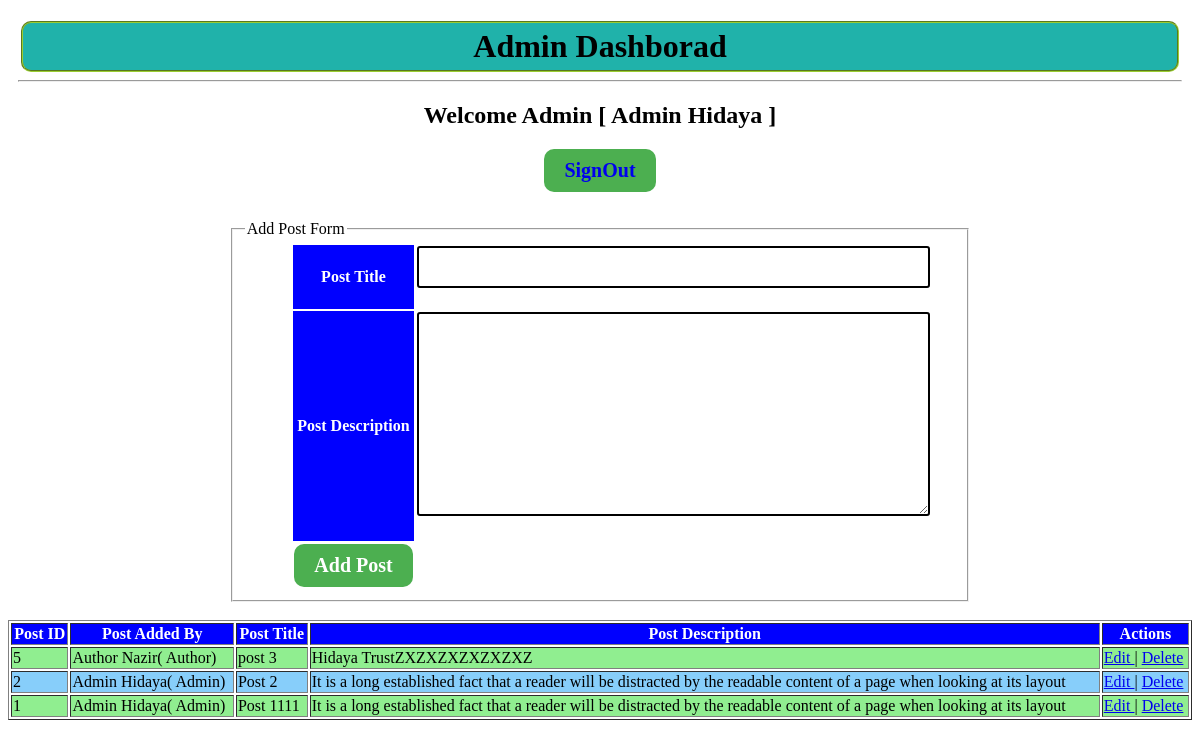
/admin/index.php (signed in), run on the app's committed database.
### tables this page shows
CREATE TABLE `posts` (
  `post_id` int(11) NOT NULL AUTO_INCREMENT,
  `added_by_user_role_id` int(11) DEFAULT NULL,
  `post_title` text DEFAULT NULL,
  `post_description` longtext DEFAULT NULL,
  `is_active` enum('Active','Inactive') DEFAULT 'Active',
  PRIMARY KEY (`post_id`),
  KEY `author_user_role_id` (`added_by_user_role_id`),
  CONSTRAINT `posts_ibfk_1` FOREIGN KEY (`added_by_user_role_id`) REFERENCES `user_role` (`user_role_id`) ON DELETE CASCADE ON UPDATE CASCADE
);

CREATE TABLE `users` (
  `user_id` int(11) NOT NULL AUTO_INCREMENT,
  `full_name` varchar(100) DEFAULT NULL,
  `gender` enum('Female','Male') DEFAULT 'Male',
  `user_email` varchar(100) DEFAULT NULL,
  `user_password` text DEFAULT NULL,
  `is_active` enum('Active','Inactive') DEFAULT 'Active',
  PRIMARY KEY (`user_id`)
);

CREATE TABLE `roles` (
  `role_id` int(11) NOT NULL AUTO_INCREMENT,
  `role_type` varchar(100) DEFAULT NULL,
  PRIMARY KEY (`role_id`)
);

### admin/index.php (the view, shortened to what this page needs)
<!DOCTYPE html>
<html>
<head>
</head>
<body>
	<?php
	require_once 'manage_posts.php';
	$posts = getAllPosts();
	?>
	<center>
		<div id="header">
			<h1>Admin Dashborad</h1>
			<hr />
			<h2>Welcome Admin [
				<?php
				echo $_SESSION['user']['full_name'];
				?>
				]</h2>
			<button><a style="text-decoration:none" href="../logout_users.php">SignOut</a></button>
		</div>
		<?php
		if (isset($_GET['post_id'])) {
			EditFormPost("post_process.php", "POST", $_GET['post_id']);
		} else {
			AddFormPost("post_process.php", "POST");
		}
		?>
		<table id="post" border="1" width="100%">
			<tr>
				<th>Post ID</th>
				<th>Post Added By</th>
				<th>Post Title</th>
				<th>Post Description</th>
				<th>Actions</th>
			</tr>
			<?php
			if ($posts->num_rows > 0) {
				while ($post = mysqli_fetch_assoc($posts)) {
			?>
					<tr>
						<td>
							<?php echo $post['post_id']; ?>
						</td>
						<td>
							<?php
							echo getUserFullNameByUserRoleId($post['added_by_user_role_id']);
							?>
						</td>
						<td>
							<?php echo $post['post_title']; ?>
						</td>
						<td>
							<?php echo $post['post_description']; ?>
						</td>
						<td>
							<a href="index.php?post_id=<?php echo $post['post_id']; ?>">
								Edit
							</a>
							|
							<a href="javascript:void(0)" post_id="<?php echo $post['post_id']; ?>" onclick="deletePost(this)">
								Delete
							</a>
						</td>
					</tr>
				<?php
				}
			}
			?>
		</table>
	</center>
</body>
</html>

### admin/index.php (style rules this page uses)
#header { padding: 10px; height: auto; text-align: center; }
table tr th { background-color: blue; color: white; }
button { background-color: #4CAF50; color: white; padding: 10px 20px; border: none; border-radius: 3px; font-size: 20px; cursor: pointer; border-radius: 10px; font-weight: bold; }
* { font-family: serif; }
h1 { font-family: cursive; background-color: lightseagreen; border-radius: 10px; border: 2px groove yellowgreen; padding: 5px; margin: 3px; }
#post tr:nth-child(even) { background-color: lightgreen; }
#post tr:nth-child(odd) { background-color: lightskyblue; }

### data on the page
posts: post_id "5", added_by_user_role.role_type "Author Nazir( Author)", post_title "post 3", post_description "Hidaya TrustZXZXZXZXZXZXZ"
posts: post_id "2", added_by_user_role.role_type "Admin Hidaya( Admin)", post_title "Post 2", post_description "It is a long established fact that a reader will be distracted by the readable content of a page when looking at its layout"
posts: post_id "1", added_by_user_role.role_type "Admin Hidaya( Admin)", post_title "Post 1111", post_description "It is a long established fact that a reader will be distracted by the readable content of a page when looking at its layout"

### other printed values
$_SESSION['user']['full_name'] "Admin Hidaya"
